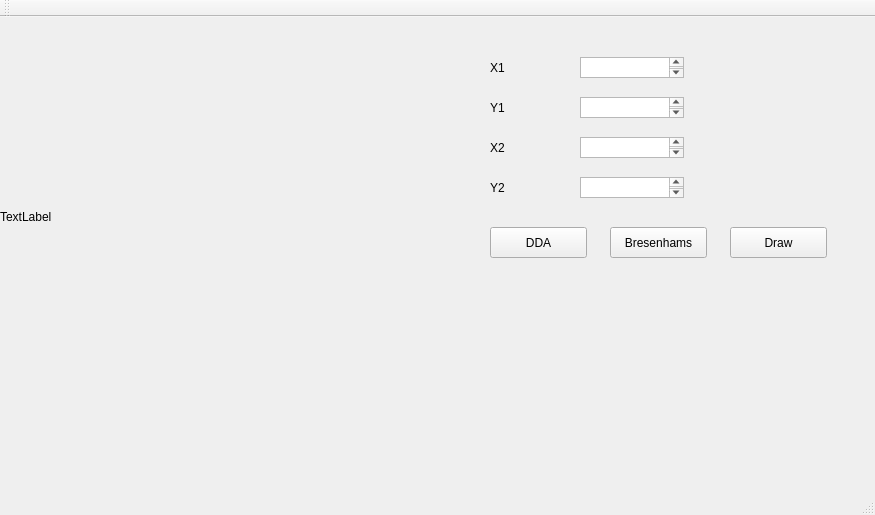
<?xml version="1.0" encoding="UTF-8"?>
<ui version="4.0">
 <class>MainWindow</class>
 <widget class="QMainWindow" name="MainWindow">
  <property name="geometry">
   <rect>
    <x>0</x>
    <y>0</y>
    <width>875</width>
    <height>515</height>
   </rect>
  </property>
  <property name="windowTitle">
   <string>MainWindow</string>
  </property>
  <widget class="QWidget" name="centralWidget">
   <widget class="QLabel" name="label">
    <property name="geometry">
     <rect>
      <x>0</x>
      <y>0</y>
      <width>400</width>
      <height>400</height>
     </rect>
    </property>
    <property name="text">
     <string>TextLabel</string>
    </property>
   </widget>
   <widget class="QPushButton" name="pushButton">
    <property name="geometry">
     <rect>
      <x>490</x>
      <y>210</y>
      <width>97</width>
      <height>31</height>
     </rect>
    </property>
    <property name="text">
     <string>DDA</string>
    </property>
   </widget>
   <widget class="QLabel" name="label_2">
    <property name="geometry">
     <rect>
      <x>490</x>
      <y>40</y>
      <width>65</width>
      <height>21</height>
     </rect>
    </property>
    <property name="text">
     <string>X1</string>
    </property>
   </widget>
   <widget class="QLabel" name="label_3">
    <property name="geometry">
     <rect>
      <x>490</x>
      <y>80</y>
      <width>65</width>
      <height>21</height>
     </rect>
    </property>
    <property name="text">
     <string>Y1</string>
    </property>
   </widget>
   <widget class="QLabel" name="label_4">
    <property name="geometry">
     <rect>
      <x>490</x>
      <y>120</y>
      <width>65</width>
      <height>21</height>
     </rect>
    </property>
    <property name="text">
     <string>X2</string>
    </property>
   </widget>
   <widget class="QLabel" name="label_5">
    <property name="geometry">
     <rect>
      <x>490</x>
      <y>160</y>
      <width>65</width>
      <height>21</height>
     </rect>
    </property>
    <property name="text">
     <string>Y2</string>
    </property>
   </widget>
   <widget class="QTextEdit" name="textEdit">
    <property name="geometry">
     <rect>
      <x>580</x>
      <y>40</y>
      <width>104</width>
      <height>21</height>
     </rect>
    </property>
   </widget>
   <widget class="QTextEdit" name="textEdit_2">
    <property name="geometry">
     <rect>
      <x>580</x>
      <y>80</y>
      <width>104</width>
      <height>21</height>
     </rect>
    </property>
   </widget>
   <widget class="QTextEdit" name="textEdit_3">
    <property name="geometry">
     <rect>
      <x>580</x>
      <y>120</y>
      <width>104</width>
      <height>21</height>
     </rect>
    </property>
   </widget>
   <widget class="QTextEdit" name="textEdit_4">
    <property name="geometry">
     <rect>
      <x>580</x>
      <y>160</y>
      <width>104</width>
      <height>21</height>
     </rect>
    </property>
   </widget>
   <widget class="QPushButton" name="pushButton_2">
    <property name="geometry">
     <rect>
      <x>610</x>
      <y>210</y>
      <width>97</width>
      <height>31</height>
     </rect>
    </property>
    <property name="text">
     <string>Bresenhams</string>
    </property>
   </widget>
   <widget class="QPushButton" name="pushButton_3">
    <property name="geometry">
     <rect>
      <x>730</x>
      <y>210</y>
      <width>97</width>
      <height>31</height>
     </rect>
    </property>
    <property name="text">
     <string>Draw</string>
    </property>
   </widget>
  </widget>
  <widget class="QMenuBar" name="menuBar">
   <property name="geometry">
    <rect>
     <x>0</x>
     <y>0</y>
     <width>875</width>
     <height>27</height>
    </rect>
   </property>
  </widget>
  <widget class="QToolBar" name="mainToolBar">
   <attribute name="toolBarArea">
    <enum>TopToolBarArea</enum>
   </attribute>
   <attribute name="toolBarBreak">
    <bool>false</bool>
   </attribute>
  </widget>
  <widget class="QStatusBar" name="statusBar"/>
 </widget>
 <layoutdefault spacing="6" margin="11"/>
 <resources/>
 <connections/>
</ui>
